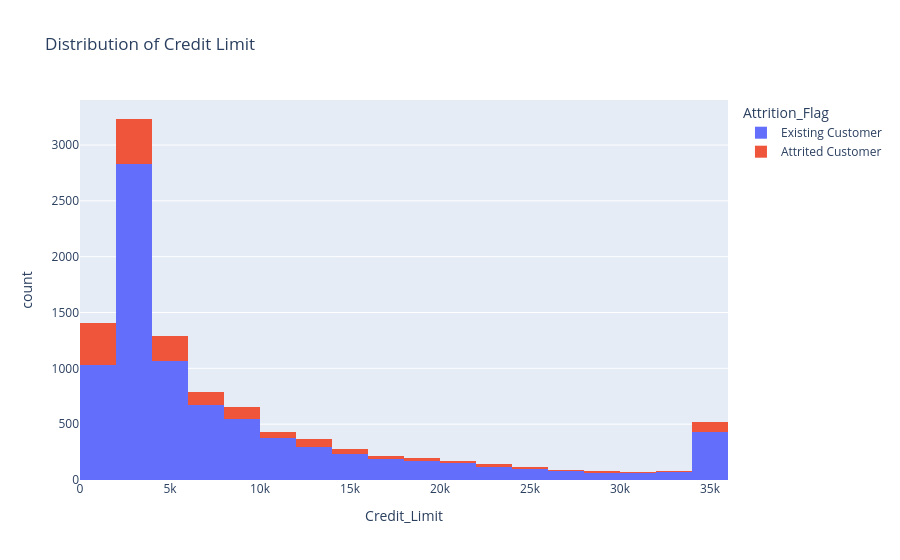

The cell this chart's notebook holds for it:
### Markdown cell above
## Credit Limit Distribution and Churn Percentage VS Credit Limit Groups

### Code cell
px.histogram(
    Bank_Churners_df,
    x="Credit_Limit",
    nbins=30,
    color="Attrition_Flag",
    title="Distribution of Credit Limit",
)

### Figure 1 — Plotly figure (JSON) as saved in the notebook; plotly's stock layout.template omitted (floating-point values rounded to 4 significant figures; data arrays with more than 128 entries replaced by an {"elided": "..."} marker saying what was removed)
{"data": [{"bingroup": "x", "hovertemplate": "Attrition_Flag=Existing Customer<br>Credit_Limit=%{x}<br>count=%{y}<extra></extra>", "legendgroup": "Existing Customer", "marker": {"color": "#636efa", "pattern": {"shape": ""}}, "name": "Existing Customer", "nbinsx": 30, "orientation": "v", "showlegend": true, "type": "histogram", "x": {"elided": "8500 int values"}, "xaxis": "x", "yaxis": "y"}, {"bingroup": "x", "hovertemplate": "Attrition_Flag=Attrited Customer<br>Credit_Limit=%{x}<br>count=%{y}<extra></extra>", "legendgroup": "Attrited Customer", "marker": {"color": "#EF553B", "pattern": {"shape": ""}}, "name": "Attrited Customer", "nbinsx": 30, "orientation": "v", "showlegend": true, "type": "histogram", "x": {"elided": "1627 int values"}, "xaxis": "x", "yaxis": "y"}], "layout": {"barmode": "relative", "legend": {"title": {"text": "Attrition_Flag"}, "tracegroupgap": 0}, "title": {"text": "Distribution of Credit Limit"}, "xaxis": {"anchor": "y", "domain": [0, 1], "title": {"text": "Credit_Limit"}}, "yaxis": {"anchor": "x", "domain": [0, 1], "title": {"text": "count"}}}}
